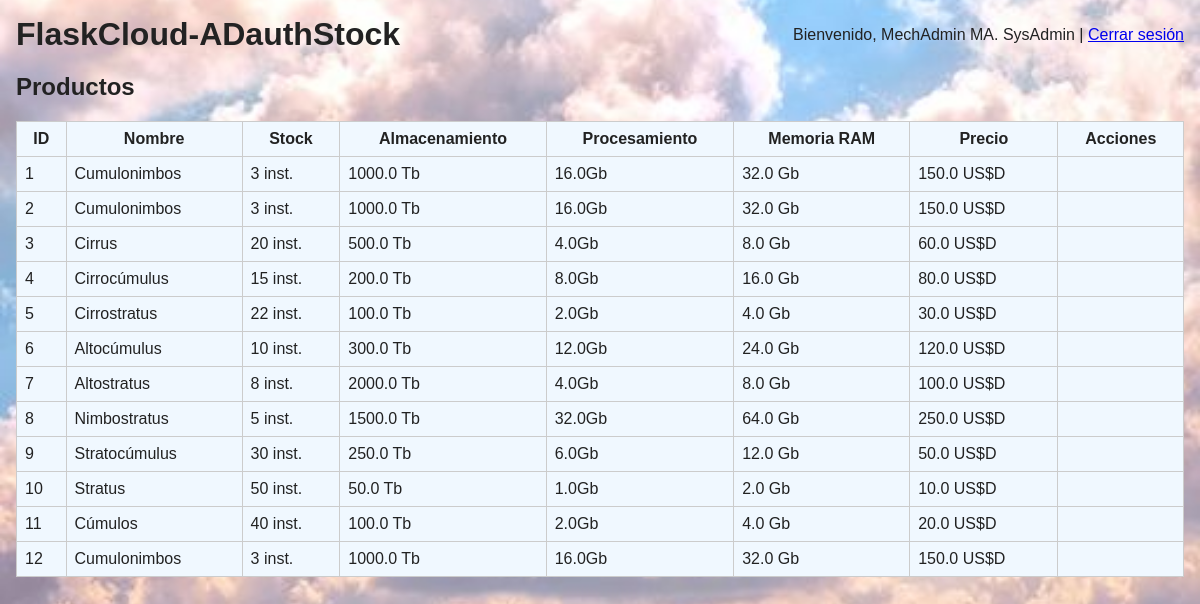
The app's page /products (signed in) with its own data.
### app/models.py (models this page shows, shortened)
class ADUser(db.Model, UserMixin):
    __tablename__ = 'ad_users'
    username = db.Column(db.String(150), primary_key=True)
    display_name = db.Column(db.String(200))
    roles = db.Column(db.String(200))  # comma-separated AD groups
    last_login = db.Column(db.DateTime, default=datetime.utcnow)

class Product(db.Model):
    __tablename__ = 'products'
    id = db.Column(db.Integer, primary_key=True)
    nombre = db.Column(db.String(200), nullable=False)
    genero = db.Column(db.String(50), nullable=False)
    altura = db.Column(db.String(20))  # 'baja', 'media', 'alta'
    tipo_servicio = db.Column(db.String(10))  # 'SaaS', 'PaaS', 'IaaS'
    capacidad_almacenamiento = db.Column(db.Float)  # GB
    capacidad_procesamiento = db.Column(db.Float)   # vCPUs
    memoria_ram = db.Column(db.Float)              # GB
    precio_mensual = db.Column(db.Float)
    escalable = db.Column(db.Boolean, default=True)
    descripcion = db.Column(db.Text)
    stock_disponible = db.Column(db.Integer, default=0)

### app/routes.py (the view)
@bp.route('/products')
def products():
    prods = Product.query.all()
    return render_template('products.html', products=prods)

### app/routes.py (called while the page is built)
@login_manager.user_loader
def load_user(user_id):
    return ADUser.query.get(user_id)

### app/templates/products.html (shortened to what this page needs)
{% extends 'base.html' %}
{% block body %}
  <h2>Productos</h2>
  <table class="tables">
    <thead><tr><th>ID</th><th>Nombre</th><th>Stock</th><th>Almacenamiento</th><th>Procesamiento</th><th>Memoria RAM</th><th>Precio</th><th>Acciones</th></tr></thead>
    <tbody>
      {% for p in products %}
        <tr>
          <td>{{ p.id }}</td>
          <td>{{ p.nombre }}</td>
          <td>{{ p.stock_disponible }} inst.</td>
          <td>{{ p.capacidad_almacenamiento }} Tb</td>
          <td>{{ p.capacidad_procesamiento }}Gb</td>
          <td>{{ p.memoria_ram }} Gb</td>
          <td>{{ p.precio_mensual }} US$D</td>
          <td>
          </td>
        </tr>
      {% endfor %}
    </tbody>
  </table>
{% endblock %}

### app/templates/base.html (shortened to what this page needs)
<!doctype html>
<html lang="es">
  <head>
    {% block head %}
    <link rel="stylesheet" href="{{ url_for('static', filename='style.css') }}">
    {% endblock %}
  </head>
  <body>
    <header>
      <h1>FlaskCloud-ADauthStock</h1>
      {% if current_user.is_authenticated %}
        <div>Bienvenido, {{ current_user.display_name or current_user.username }} | <a href="{{ url_for('main.logout') }}">Cerrar sesión</a></div>
      {% endif %}
    </header>
    <main>
      {% block body %}{% endblock %}
    </main>
  </body>
</html>

### app/static/style.css (style rules this page uses)
body { font-family: Arial, sans-serif; margin: 1rem; color: #222;background: url('./images/nubecitas.png') no-repeat center center fixed; background-size: cover; }
header { display:flex; justify-content:space-between; align-items:center }
h1 { margin: 0 }
table { border-collapse: collapse; width: 100%; margin-top: 1rem }
table, th, td { border: 1px solid #ccc ; background-color: aliceblue; }
th, td { padding: 0.5rem }

### records on screen
ADUser: display_name "MechAdmin MA. SysAdmin"
Product: id "1", nombre "Cumulonimbos", stock_disponible "3", capacidad_almacenamiento "1000.0", capacidad_procesamiento "16.0", memoria_ram "32.0", precio_mensual "150.0"
Product: id "2", nombre "Cumulonimbos", stock_disponible "3", capacidad_almacenamiento "1000.0", capacidad_procesamiento "16.0", memoria_ram "32.0", precio_mensual "150.0"
Product: id "3", nombre "Cirrus", stock_disponible "20", capacidad_almacenamiento "500.0", capacidad_procesamiento "4.0", memoria_ram "8.0", precio_mensual "60.0"
Product: id "4", nombre "Cirrocúmulus", stock_disponible "15", capacidad_almacenamiento "200.0", capacidad_procesamiento "8.0", memoria_ram "16.0", precio_mensual "80.0"
Product: id "5", nombre "Cirrostratus", stock_disponible "22", capacidad_almacenamiento "100.0", capacidad_procesamiento "2.0", memoria_ram "4.0", precio_mensual "30.0"
Product: id "6", nombre "Altocúmulus", stock_disponible "10", capacidad_almacenamiento "300.0", capacidad_procesamiento "12.0", memoria_ram "24.0", precio_mensual "120.0"
Product: id "7", nombre "Altostratus", stock_disponible "8", capacidad_almacenamiento "2000.0", capacidad_procesamiento "4.0", memoria_ram "8.0", precio_mensual "100.0"
Product: id "8", nombre "Nimbostratus", stock_disponible "5", capacidad_almacenamiento "1500.0", capacidad_procesamiento "32.0", memoria_ram "64.0", precio_mensual "250.0"
Product: id "9", nombre "Stratocúmulus", stock_disponible "30", capacidad_almacenamiento "250.0", capacidad_procesamiento "6.0", memoria_ram "12.0", precio_mensual "50.0"
Product: id "10", nombre "Stratus", stock_disponible "50", capacidad_almacenamiento "50.0", capacidad_procesamiento "1.0", memoria_ram "2.0", precio_mensual "10.0"
Product: id "11", nombre "Cúmulos", stock_disponible "40", capacidad_almacenamiento "100.0", capacidad_procesamiento "2.0", memoria_ram "4.0", precio_mensual "20.0"
Product: id "12", nombre "Cumulonimbos", stock_disponible "3", capacidad_almacenamiento "1000.0", capacidad_procesamiento "16.0", memoria_ram "32.0", precio_mensual "150.0"
